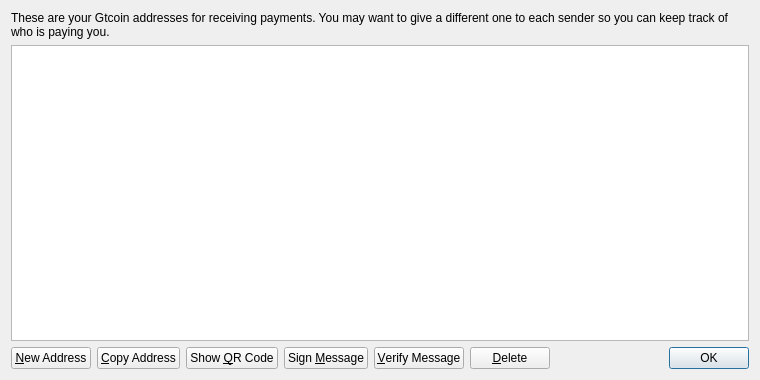
<?xml version="1.0" encoding="UTF-8"?>
<ui version="4.0">
 <class>AddressBookPage</class>
 <widget class="QWidget" name="AddressBookPage">
  <property name="geometry">
   <rect>
    <x>0</x>
    <y>0</y>
    <width>760</width>
    <height>380</height>
   </rect>
  </property>
  <property name="windowTitle">
   <string>Address Book</string>
  </property>
  <layout class="QVBoxLayout" name="verticalLayout">
   <item>
    <widget class="QLabel" name="labelExplanation">
     <property name="text">
      <string>These are your Gtcoin addresses for receiving payments. You may want to give a different one to each sender so you can keep track of who is paying you.</string>
     </property>
     <property name="textFormat">
      <enum>Qt::PlainText</enum>
     </property>
     <property name="wordWrap">
      <bool>true</bool>
     </property>
    </widget>
   </item>
   <item>
    <widget class="QTableView" name="tableView">
     <property name="contextMenuPolicy">
      <enum>Qt::CustomContextMenu</enum>
     </property>
     <property name="toolTip">
      <string>Double-click to edit address or label</string>
     </property>
     <property name="tabKeyNavigation">
      <bool>false</bool>
     </property>
     <property name="alternatingRowColors">
      <bool>true</bool>
     </property>
     <property name="selectionMode">
      <enum>QAbstractItemView::SingleSelection</enum>
     </property>
     <property name="selectionBehavior">
      <enum>QAbstractItemView::SelectRows</enum>
     </property>
     <property name="sortingEnabled">
      <bool>true</bool>
     </property>
     <attribute name="verticalHeaderVisible">
      <bool>false</bool>
     </attribute>
    </widget>
   </item>
   <item>
    <layout class="QHBoxLayout" name="horizontalLayout">
     <item>
      <widget class="QPushButton" name="newAddressButton">
       <property name="toolTip">
        <string>Create a new address</string>
       </property>
       <property name="text">
        <string>&amp;New Address</string>
       </property>
       <property name="icon">
        <iconset resource="../gtcoin.qrc">
         <normaloff>:/icons/add</normaloff>:/icons/add</iconset>
       </property>
      </widget>
     </item>
     <item>
      <widget class="QPushButton" name="copyToClipboard">
       <property name="toolTip">
        <string>Copy the currently selected address to the system clipboard</string>
       </property>
       <property name="text">
        <string>&amp;Copy Address</string>
       </property>
       <property name="icon">
        <iconset resource="../gtcoin.qrc">
         <normaloff>:/icons/editcopy</normaloff>:/icons/editcopy</iconset>
       </property>
      </widget>
     </item>
     <item>
      <widget class="QPushButton" name="showQRCode">
       <property name="text">
        <string>Show &amp;QR Code</string>
       </property>
       <property name="icon">
        <iconset resource="../gtcoin.qrc">
         <normaloff>:/icons/qrcode</normaloff>:/icons/qrcode</iconset>
       </property>
      </widget>
     </item>
     <item>
      <widget class="QPushButton" name="signMessage">
       <property name="toolTip">
        <string>Sign a message to prove you own a Gtcoin address</string>
       </property>
       <property name="text">
        <string>Sign &amp;Message</string>
       </property>
       <property name="icon">
        <iconset resource="../gtcoin.qrc">
         <normaloff>:/icons/edit</normaloff>:/icons/edit</iconset>
       </property>
      </widget>
     </item>
     <item>
      <widget class="QPushButton" name="verifyMessage">
       <property name="toolTip">
        <string>Verify a message to ensure it was signed with a specified Gtcoin address</string>
       </property>
       <property name="text">
        <string>&amp;Verify Message</string>
       </property>
       <property name="icon">
        <iconset resource="../gtcoin.qrc">
         <normaloff>:/icons/transaction_0</normaloff>:/icons/transaction_0</iconset>
       </property>
      </widget>
     </item>
     <item>
      <widget class="QPushButton" name="deleteButton">
       <property name="toolTip">
        <string>Delete the currently selected address from the list</string>
       </property>
       <property name="text">
        <string>&amp;Delete</string>
       </property>
       <property name="icon">
        <iconset resource="../gtcoin.qrc">
         <normaloff>:/icons/remove</normaloff>:/icons/remove</iconset>
       </property>
      </widget>
     </item>
     <item>
      <spacer name="horizontalSpacer">
       <property name="orientation">
        <enum>Qt::Horizontal</enum>
       </property>
       <property name="sizeHint" stdset="0">
        <size>
         <width>40</width>
         <height>20</height>
        </size>
       </property>
      </spacer>
     </item>
     <item>
      <widget class="QDialogButtonBox" name="buttonBox">
       <property name="sizePolicy">
        <sizepolicy hsizetype="Maximum" vsizetype="Fixed">
         <horstretch>0</horstretch>
         <verstretch>0</verstretch>
        </sizepolicy>
       </property>
       <property name="standardButtons">
        <set>QDialogButtonBox::Ok</set>
       </property>
      </widget>
     </item>
    </layout>
   </item>
  </layout>
 </widget>
 <resources>
  <include location="../gtcoin.qrc"/>
 </resources>
 <connections/>
</ui>
